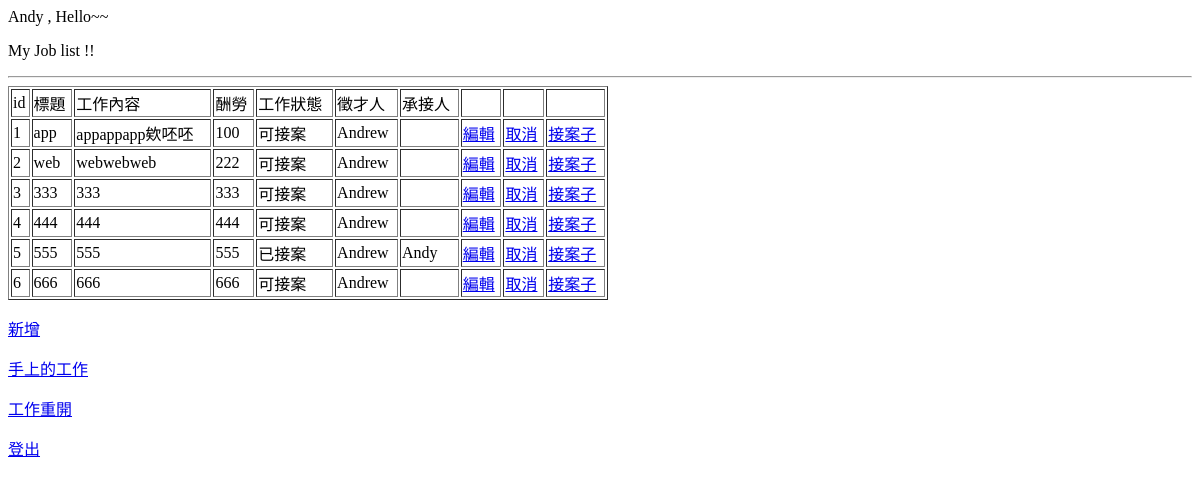
/02.list1.php (signed in), run on an earlier commit of the app's database.
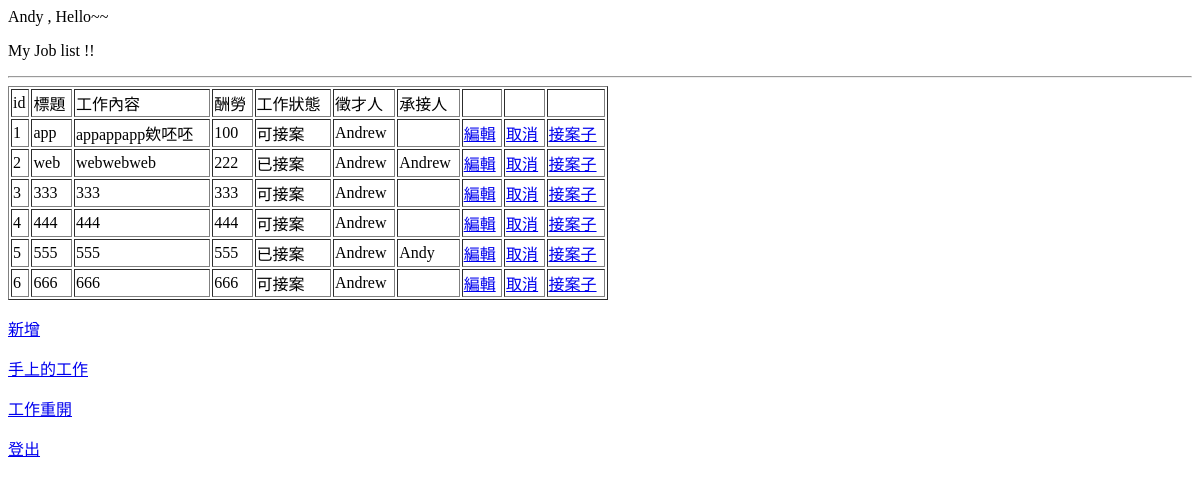
And on a later commit of the database.
### tables this page shows
CREATE TABLE IF NOT EXISTS `work` (
  `id` int(11) NOT NULL,
  `title` varchar(30) NOT NULL,
  `msg` text NOT NULL,
  `price` int(11) NOT NULL,
  `status` int(11) NOT NULL,
  `whostart` varchar(20) DEFAULT NULL,
  `whotake` int(20) DEFAULT NULL
);

CREATE TABLE IF NOT EXISTS `user` (
  `id` int(11) NOT NULL,
  `password` varchar(20) NOT NULL,
  `nickname` varchar(20) NOT NULL,
  `idtype` int(11) NOT NULL DEFAULT '0'
);

### 02.list1.php (the view, shortened to what this page needs)
<?php
    require("config.php");
?>
<!DOCTYPE html PUBLIC "-//W3C//DTD XHTML 1.0 Transitional//EN" "http://www.w3.org/TR/xhtml1/DTD/xhtml1-transitional.dtd">
<html xmlns="http://www.w3.org/1999/xhtml">
<head>
</head>
<body>
<p>My Job list !! </p>
<hr />
<table width="600" border="1">
  <tr>
    <td>id</td>
    <td>標題</td>
    <td>工作內容</td>
    <td>酬勞</td>
    <td>工作狀態</td>
    <td>徵才人</td>
    <td>承接人</td>
    <td> </td>
    <td> </td>
    <td> </td>
  </tr>
<?php
$sql = "select * from work order by id asc;";
$results=mysqli_query($conn,$sql);
$whotake="";
while (	$rs=mysqli_fetch_array($results)) {
    if($rs['whotake'] != NULL){
        $sql1 = "select nickname from user where id='" . $rs['whotake'] . "';";
        $results1=mysqli_query($conn,$sql1);
        while (	$rs1=mysqli_fetch_array($results1)) {
            $whotake=$rs1['nickname'];
        }
    } else {
        $whotake="";
    }
    if($rs['status']==0)
        $rs['status']="可接案";
    else if($rs['status']==1)
        $rs['status']="已接案";
    else if($rs['status']==2)
        $rs['status']="已完成";
    else if($rs['status']==3)
        $rs['status']="已取消";
	echo "<tr><td>" , $rs['id'] ,
    "</td><td>" , $rs['title'] ,
	"</td><td>" , $rs['msg'],
	"</td><td>" , $rs['price'],
	"</td><td>" , $rs['status'],
	"</td><td>" , $rs['whostart'],
	"</td><td>" , $whotake,
	"</td><td>" , "<a href='04.editform.php?id=",$rs['id'] ,"'>編輯</a>",
    "</td><td>" , "<a href='03.cancel.php?id=",$rs['id'] ,"' onclick='return confirm(\"are you sure ?\");'>取消</a></br>",
    "</td><td>" , "<a href='03.getwork.php?id=",$rs['id'] ,"' onclick='return confirm(\"are you sure ?\");'>接案子</a></br>",
    "</td></td></tr>";
}
?>
</table>
<p><a href="03.addform.php">新增</a> </p>
<p><a href="03.worklist.php">手上的工作</a> </p>
<p><a href="03.deletebackup.php">工作重開</a> </p>
<p><a href="logout.php">登出</a> </p>
</body>
</html>

What changed in the data, as far as the page shows it:
changed work "web": status "可接案" → "已接案"; user.nickname (not shown) → "Andrew"
